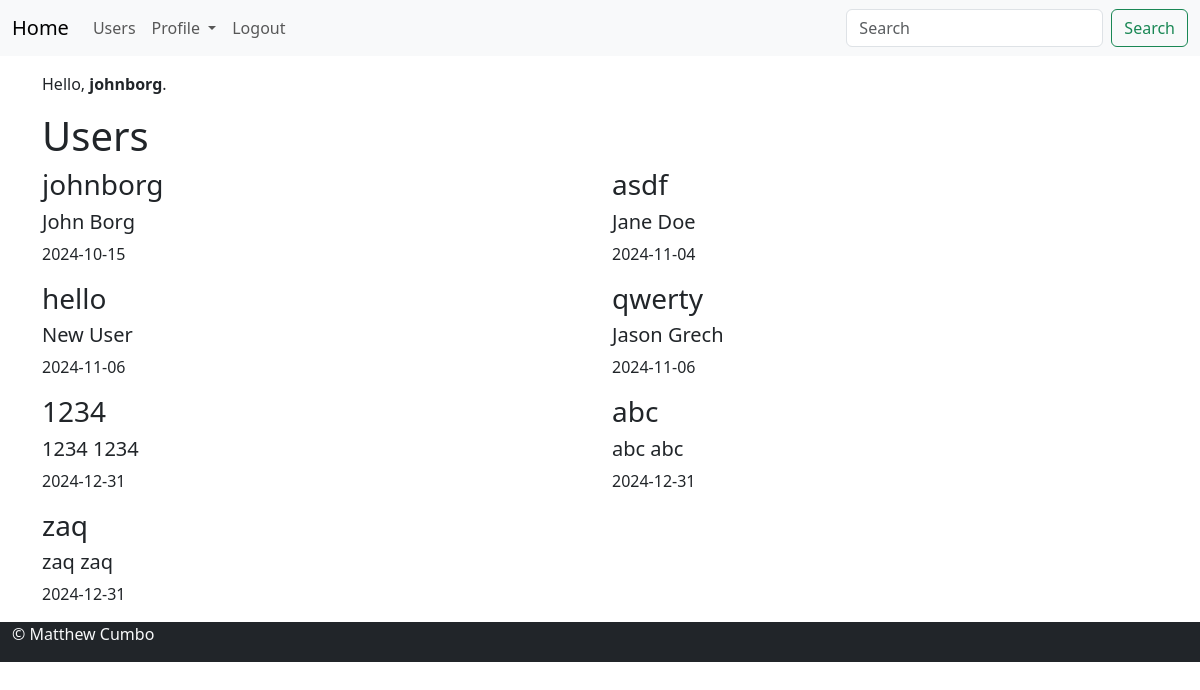
Page /users.php (signed in) on the committed database.
### tables this page shows
CREATE TABLE `user` (
  `userId` int(11) NOT NULL,
  `email` varchar(500) NOT NULL,
  `username` varchar(150) NOT NULL,
  `password` varchar(500) NOT NULL,
  `firstName` varchar(150) NOT NULL,
  `lastName` varchar(150) NOT NULL,
  `dob` date NOT NULL,
  `profileImageId` int(11) NOT NULL
);

### includes/functions.php (called while the page is built, shortened)
<?php
    function loadUsers($conn){
        $sql = "SELECT * FROM user;";
        $stmt = mysqli_stmt_init($conn);
        if(!mysqli_stmt_prepare($stmt,$sql)){
            header("location: ../users.php?error=stmtfailed");
            exit();
        }
        mysqli_stmt_execute($stmt);
        $result = mysqli_stmt_get_result($stmt);
        return $result;
    }
?>

### includes/users-inc.php (the view, shortened to what this page needs)
<?php
require_once "dbh.php";
require_once "functions.php";
$results = loadUsers($conn);
while ($row = mysqli_fetch_assoc($results)){
    $username = $row["username"];
    $firstName = $row["firstName"];
    $lastName = $row["lastName"];
    $dob = $row["dob"];
    echo "<div class='col-6'><h3>{$username}</h3><h5>{$firstName} {$lastName}</h5><p>{$dob}</p></div>";
}

### includes/header.php (shortened to what this page needs)
<!doctype html>
<html lang="en">
  <head>
    <link href="https://cdn.jsdelivr.net/npm/bootstrap@5.3.3/dist/css/bootstrap.min.css" rel="stylesheet">
  </head>
  <body>
  <nav class="navbar navbar-expand-lg bg-body-tertiary">
  <div class="container-fluid">
    <a class="navbar-brand" href="index.php">Home</a>
    <div class="collapse navbar-collapse" id="navbarSupportedContent">
      <ul class="navbar-nav me-auto mb-2 mb-lg-0">
        <li class="nav-item">
          <a class="nav-link" href="users.php">Users</a>
        </li>
        <li class="nav-item dropdown">
          <a class="nav-link dropdown-toggle" href="#" role="button" data-bs-toggle="dropdown" aria-expanded="false">
            Profile
          </a>
        </li>
        <?php if(isset($_SESSION["username"])) : ?>
        <li class="nav-item">
          <a class="nav-link" href="includes/logout-inc.php">Logout</a>
        </li>
        <?php endif; ?>
      </ul>
      <form class="d-flex" role="search">
        <input class="form-control me-2" type="search" placeholder="Search" aria-label="Search">
        <button class="btn btn-outline-success" type="submit">Search</button>
      </form>
    </div>
  </div>
</nav>

### users.php (shortened to what this page needs)
<?php include 'includes/header.php'; ?>
<div class="container mt-3">
    <div class="row">
        <div class="col">
            <p>Hello, <b><?php echo $_SESSION["username"]; ?></b>.</p>
        </div>
    </div>
</div>
<div class="container">
    <div class="row">
        <div class="col">
        <h1>Users</h1>
        </div>
    </div>
    <div class="row">
        <?php
            include 'includes/users-inc.php';
        ?>
    </div>
</div>
<?php include 'includes/footer.php'; ?>

### includes/footer.php (shortened to what this page needs)
<div class="container-fluid bg-dark ">
    <div class="row">
        <div class="col">
            <p class="text-light">
            &copy; Matthew Cumbo
            </p>
        </div>
    </div>
</div>
  </body>
</html>

### rows in the picture
user: username "johnborg", firstName "John", lastName "Borg", dob "2024-10-15"
user: username "asdf", firstName "Jane", lastName "Doe", dob "2024-11-04"
user: username "hello", firstName "New", lastName "User", dob "2024-11-06"
user: username "qwerty", firstName "Jason", lastName "Grech", dob "2024-11-06"
user: username "1234", firstName "1234", lastName "1234", dob "2024-12-31"
user: username "abc", firstName "abc", lastName "abc", dob "2024-12-31"
user: username "zaq", firstName "zaq", lastName "zaq", dob "2024-12-31"

### other values in the picture
$_SESSION["username"] "johnborg"
